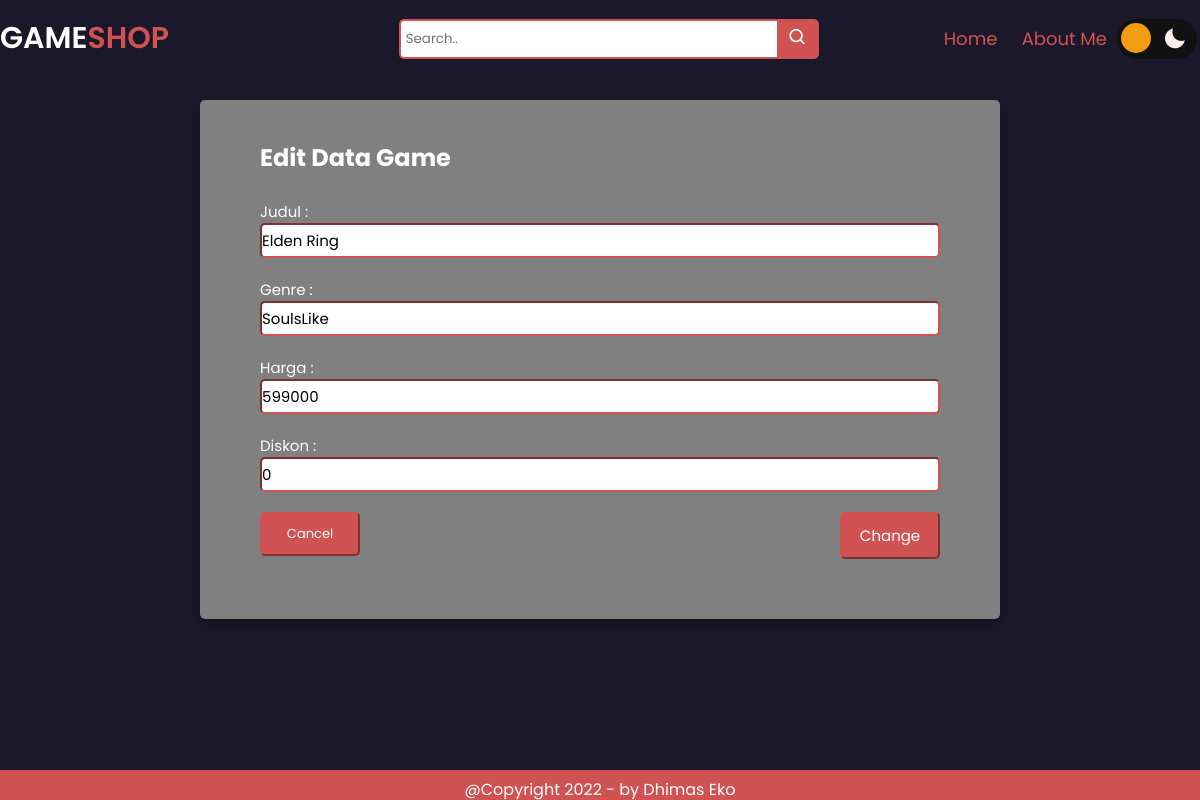
The page /edit.php?id=3 on the database its author committed.
### tables this page shows
CREATE TABLE `game` (
  `id` int(11) NOT NULL,
  `nama_game` varchar(100) NOT NULL,
  `genre` varchar(100) NOT NULL,
  `harga` int(10) NOT NULL,
  `diskon` int(3) NOT NULL
);

### edit.php (the view, shortened to what this page needs)
<?php
require 'koneksi.php';
$id = $_GET['id'];
$result = mysqli_query($conn, "SELECT * FROM game WHERE id=$id");
$game = [];
while ($row = mysqli_fetch_assoc($result)) {
    $game[] = $row;
}
$gme = $game[0];
?>
<!DOCTYPE html>
<html lang="en">
<head>
    <link rel="stylesheet" href="style.css">
    <link href='https://unpkg.com/boxicons@2.1.4/css/boxicons.min.css' rel='stylesheet'>
</head>
<body>
    <header id="header">
        <div class="nav container">
            <p href="#" class="logo">Game<span><a >shop</a></span></p>
            <div class="wrap">
                <div class="search">
                   <input type="text" class="searchTerm" placeholder="Search..">
                   <button type="submit" class="searchButton"><i class='bx bx-search'></i></button>
                </div>
            </div>
            <div  class="navigation">
                <a href="index.php">Home</a>
                <a id="me" onclick="popup()"href="#aboutme">About Me</a>
            </div>
            <div class="darkmode">
                <label for="checkbox" class="label">
                    <i class='bx bxs-moon' ></i>
                    <div class="ball"></div>
                </label>
            </div>
        </div>
    </header>
    <div class="add-game2">
        <div class="title">Edit Data Game</div>
        <form action="" method="post">
            <div class="tambah">
                <label for="nama_game">Judul : </label>
                <input type="text" name="nama_game" class="input" value="<?php echo $gme["nama_game"]; ?>" >
            </div>
            <div class="tambah">
                <label for="genre">Genre : </label>
                <input type="text" name="genre" class="input" value="<?php echo $gme["genre"]; ?>">
            </div>
            <div class="tambah">
                <label for="harga">Harga : </label>
                <input type="number" name="harga" class="input" value="<?php echo $gme["harga"]; ?>">
            </div>
            <div class="tambah">
                <label for="diskon">Diskon : </label>
                <input type="number" name="diskon" class="input" value="<?php echo $gme["diskon"]; ?>">
            </div>
            <div class="button">
                <a href="menu_crud.php">
                    <button type="button" class="button-back">Cancel</button>
                </a>
                <button type="submit" name="tambah" class="button-add">Change</button>
            </div>
        </form>
    </div>
    <div class="footer">
        <p id="footer"><a id="footer1">@Copyright 2022 - by Dhimas Eko</a></p>
    </div>
</body>
</html>

### style.css (style rules this page uses)
* { font-family: 'Poppins', sans-serif; margin: 0; padding: 0; scroll-behavior: smooth; box-sizing: border-box; list-style: none; box-sizing: border-box; }
body { background-color: #1b182b; }
.label { cursor: pointer; background-color: #111; display: flex; margin-left: 20px; margin-right: 23px; align-items: center; justify-content: space-between; border-radius: 50px; padding: 5px; height: 20px; width: 40px; position: relative; transform: scale(2); }
.ball { background-color: #f39c12; position: absolute; width: 15px; height: 15px; top: 2px; left: 2px; border-radius: 50%; transition: transform 0.2s linear; }
.bxs-moon { color: #fee; transition: transform 0.7s linear; font-size: 12px; }
.container { max-width: 1200px; margin: auto; width: 100%; }
header { position: fixed; top: 0; left: 0; width: 100%; background-color: #1b182b; z-index: 1; }
.nav { display: flex; align-items: center; justify-content: center; padding: 16px 0; }
.logo { font-size: 30px; text-decoration: none; font-weight: 600; color: white; text-transform: uppercase; margin: 0 auto 0 0; }
.logo span { color: rgb(209, 82, 82); }
.search { width: 100%; position: relative; display: flex; align-items: center; }
.searchTerm { width: 100%; border: 2px solid rgb(209, 82, 82); border-right: none; padding: 5px; height: 40px; border-radius: 5px 0 0 5px; outline: none; color: #9DBFAF; }
.searchButton { width: auto; height: 40px; padding: 0 10px; border: 1px solid rgb(209, 82, 82); background: rgb(209, 82, 82); text-align: center; color: #fff; border-radius: 0 5px 5px 0; cursor: pointer; font-size: 20px; }
header .wrap { width: 35%; margin: auto; }
header .navigation a { color: rgb(209, 82, 82); text-decoration: none; padding: 0px 10px; font-size: 18px; }
.footer { position: fixed; left: 0; bottom: 0; width: 100%; height: 30px; background-color: rgb(209, 82, 82); color: white; }
.footer p { color: white; text-align: center; margin-top: 7px; margin-bottom: 7px; }
.input { width: auto; height: 35px; font-size: 15px; border-color: rgb(209, 82, 82); border-radius: 5px; }
.button { margin: 20px; display: flex; justify-content: space-between; }
.button-back { width: 100px; padding: 10px; font-size: 13px; background: rgb(209, 82, 82); color: #fff; border-color: rgb(209, 82, 82); cursor: pointer; border-radius: 5px; }
.tambah { display: flex; flex-direction: column; margin: 20px; bottom: 0; font-size: 15px; }
.button-add { width: 100px; padding: 10px; font-size: 15px; background: rgb(209, 82, 82); color: #fff; border-color: rgb(209, 82, 82); cursor: pointer; border-radius: 5px; }
.add-game2 { margin-top: 90px; max-width: 800px; background: gray; margin: 100px auto; box-shadow: #00000059 0px 5px 15px; padding: 40px; color: white; border-radius: 5px; }
.add-game2 .title { font-size: 24px; margin: 0px 20px; font-weight: 700; margin-bottom: 25px; color: white; text-align: left; }

### rows shown on the page
game: nama_game "Elden Ring", genre "SoulsLike", harga "599000", diskon "0"
